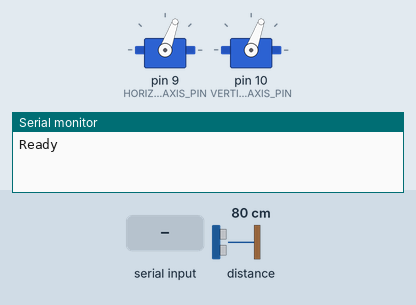
Simulated run of this sketch. Board: Arduino Uno, built with avr-gcc and run on an emulated ATmega328P. Parts: 2 × servo, the last lines printed to the serial monitor. The inputs (shaded band) are chosen by the test bench; at power-on: distance to the obstacle 80 cm.

Above: at 2.2 s.
2.3 s: "sweep" received over Serial
At 3.36 s:
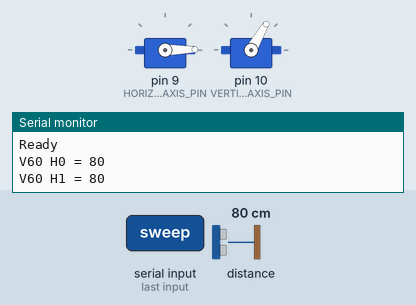
At 4.32 s:
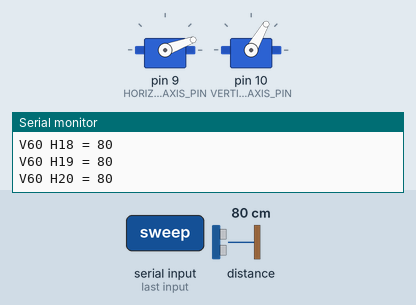
8.3 s: distance to the obstacle set to 2 cm
At 8.47 s:
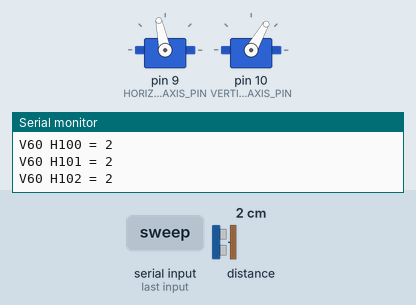
Timing chart, 0 to 20.3 s (numbered marks = the images above; inputs shaded):
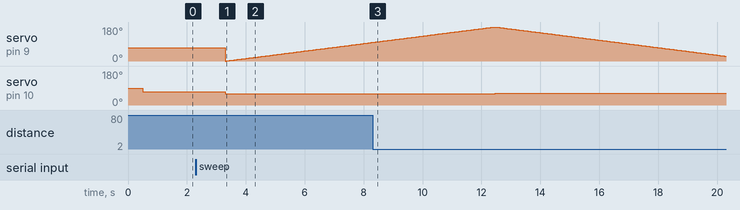

The sketch:

sweep_servos_and_read_lidar.ino
```cpp
#include <LIDARLite.h>
#include <Servo.h>
#include <Wire.h>

Servo hor_servo;  // Horizontal axis
Servo vert_servo; // Vertical axis

// connect Blue (SDA) to A4
// connect Green (SCL) to A5
// Yellow and Orange are not connected
LIDARLite lidar;


int HORIZONTAL_AXIS_PIN = 9;
int VERTICAL_AXIS_PIN = 10;

void setup() {
  Serial.begin(9600);
  hor_servo.attach(HORIZONTAL_AXIS_PIN);
  vert_servo.attach(VERTICAL_AXIS_PIN);

  hor_servo.write(70);
  delay(500);
  vert_servo.write(70);
  delay(500);

  lidar.begin(0, true);
  lidar.configure(0);
}

void printval(int i, int j) {
      Serial.print("V");
      Serial.print(i);
      Serial.print(" H");
      Serial.print(j);
      Serial.print(" = ");
      Serial.println(lidar.distance());
}


void loop() {
    // Let client know we are waiting for a command
    Serial.println("Ready");

    // Wait until "sweep" is sent over the serial line
    while (Serial.available() == 0);

    String inputStr = Serial.readString();
    if (inputStr == "sweep") {
      sweep();
    }
} // loop()

void sweep() {
    int i, j;

    int hor_min = 0;
    int hor_max = 180;
    int vert_min = 60; // 40;
    int vert_max = 170; // 120; // actually: 180

    int wait = 40;

    bool left_to_right = true;

    for (i = vert_min ; i <= vert_max ; ++i) {
      vert_servo.write(i);
      if (left_to_right) {
        for (j = hor_min ; j <= hor_max ; ++j) {
          hor_servo.write(j);
          printval(i,j);
          delay(wait);
        } // for j
      } else {
        for (j = hor_max ; j >= hor_min ; --j) {
          hor_servo.write(j);
          printval(i,j);
          delay(wait);
        } // for j
      } // if
      left_to_right = !left_to_right;
    } // for i
} // sweep()
```

Measured:
- after the input at 2.3 s, servo on pin 10 (VERTICAL_AXIS_PIN): 70° → 60° after 1.0 s
- by itself, servo on pin 9 (HORIZONTAL_AXIS_PIN): rises from 98° to 180° in 4.1 s, then falls to 25° in 7.9 s
